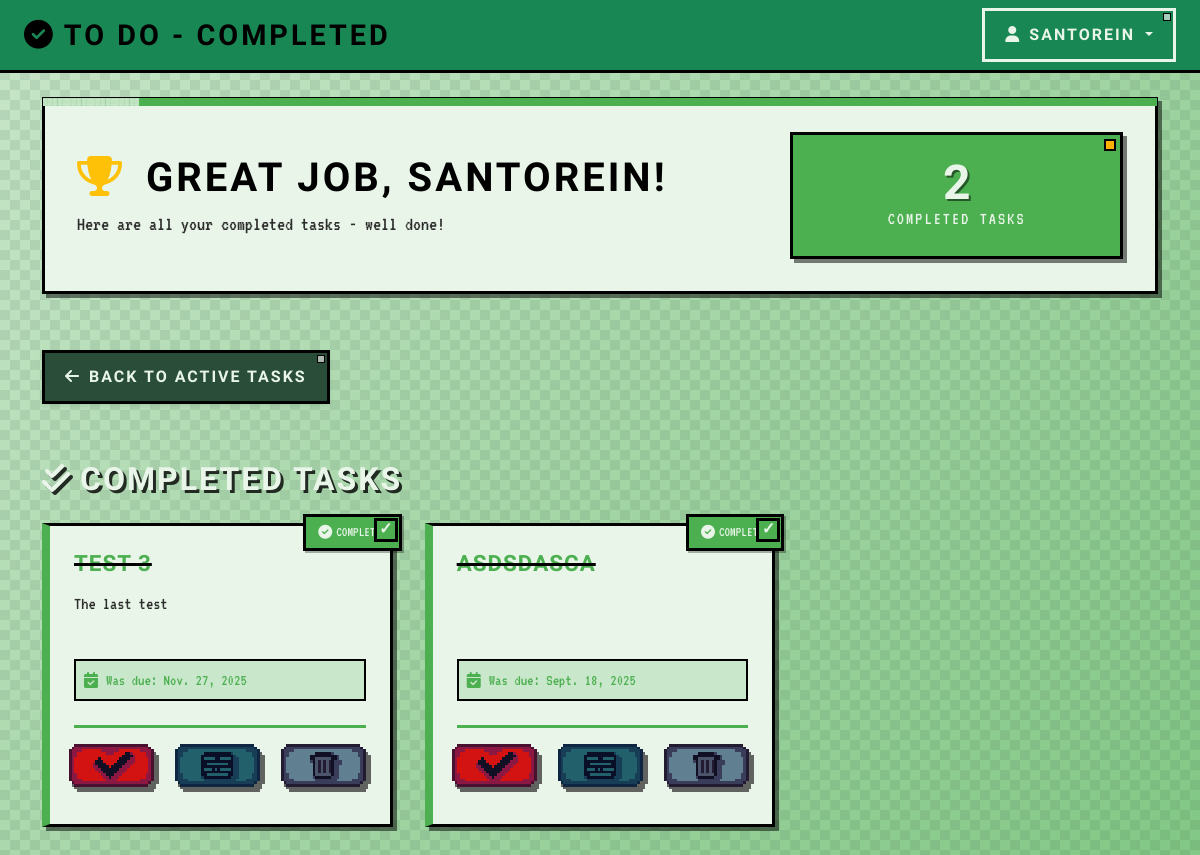
The page /1/completed_tasks on the database as committed earlier.
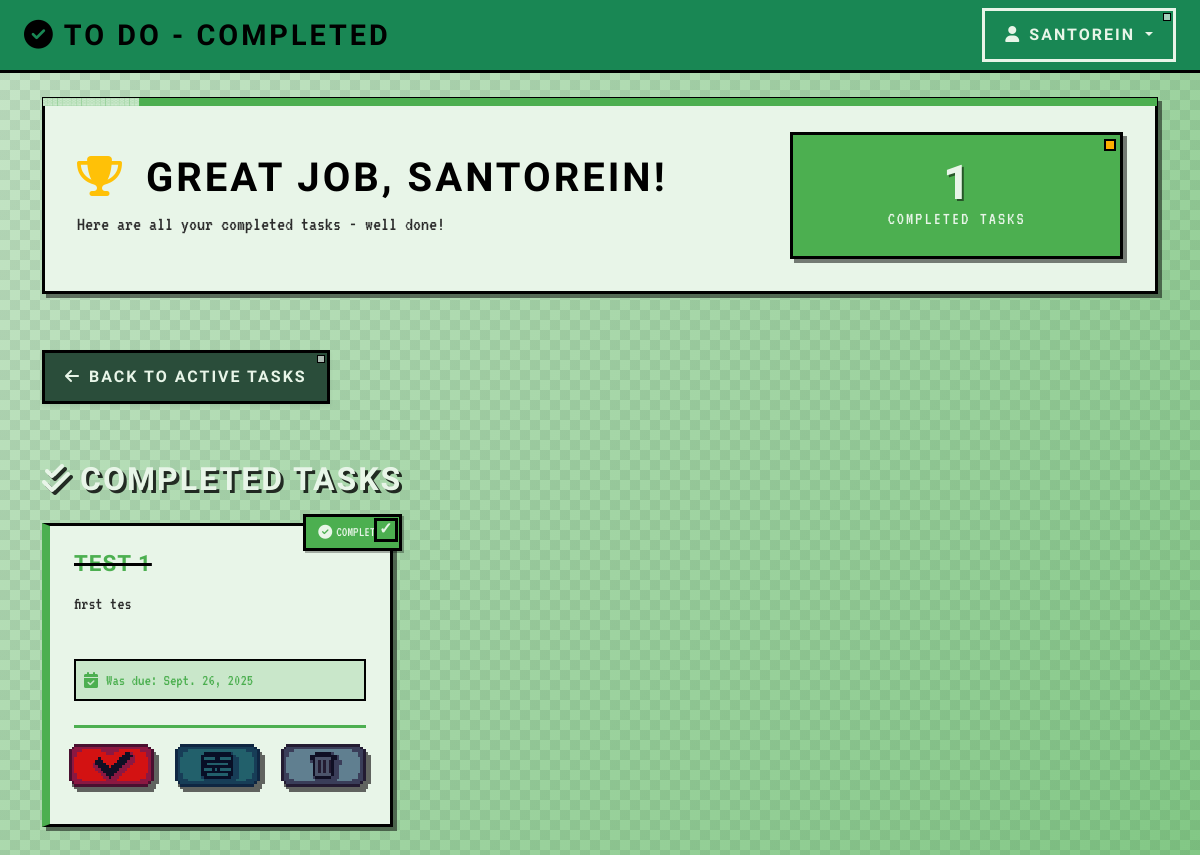
The same page on the database as committed later.
### tasks_app/models.py (models this page shows, shortened)
class Task(models.Model):
    name = models.CharField(max_length = 30)
    description = models.CharField(max_length = 85)
    deadline = models.DateField(null=True, blank=True)
    completed = models.BooleanField(default = False)
    user = models.ForeignKey(User, on_delete=models.CASCADE, related_name = 'tasks')

### tasks_app/views/general_views.py (the view)
# urls.py: path('<int:user_id>/completed_tasks', views.completed_tasks, name = "completed_tasks"),
def completed_tasks(request, user_id):
    user = get_object_or_404(User, id=user_id)
    tasks = user.tasks.filter(completed = True)
    tasks_list = list()
    return render(request, "completed.html", {
        'user':  user,
        'tasks': tasks
    })

### tasks_app/templates/completed.html (shortened to what the changed rows need)
{% extends 'base.html' %}
{% load static %}
{% block content %}
<div class="dashboard-bg">
    <div class="container py-4">
        <div class="row mb-4">
            <div class="col-12">
                <div class="welcome-card completed-header">
                    <div class="row align-items-center">
                        <div class="col-md-8">
                            <h1 class="welcome-title mb-2">
                                <i class="fas fa-trophy text-warning me-2"></i>
                                Great job, {{user.username}}!
                            </h1>
                        </div>
                        <div class="col-md-4 text-md-end">
                            <div class="task-counter completed-counter">
                                <span class="counter-number">{{tasks|length}}</span>
                                <span class="counter-label">Completed Tasks</span>
                            </div>
                        </div>
                    </div>
                </div>
            </div>
        </div>
        <div class="row">
            <div class="col-12">
                <div class="section-header mb-4">
                    <h2 class="section-title">
                        <i class="fas fa-check-double me-2"></i>Completed Tasks
                    </h2>
                </div>
                {% if tasks %}
                    <div class="tasks-grid">
                        {% for task in tasks %}
                        <div class="task-card completed-task-card">
                            <div class="completed-badge">
                                <i class="fas fa-check-circle"></i>
                                <span>Completed</span>
                            </div>
                            <div class="task-header">
                                <h5 class="task-title completed-title">{{task.name}}</h5>
                            </div>
                            <div class="task-body">
                                <p class="task-description completed-description">{{task.description}}</p>
                                <div class="task-meta">
                                    <div class="due-date completed-due-date">
                                        <i class="fas fa-calendar-check me-2"></i>
                                        <span>Was due: {{task.deadline}}</span>
                                    </div>
                                </div>
                            </div>
                            <div class="task-actions completed-actions">
                                <form method="POST" action="{% url 'uncomplete_task' user.id task.id %}" class="d-inline">
                                    <input type="image" class="action-icon uncomplete-icon" src="{% static 'descompletado.png' %}" alt="Uncomplete" width="90" title="Mark as Incomplete">
                                </form>
                                <a href="{% url 'modify_task' user.id task.id 1 %}">
                                    <img class="action-icon" src="{% static 'Modificar.png' %}" alt="Update" width="90" title="Edit Task">
                                </a>
                                <form method="POST" action="{% url 'delete_task' user.id task.id %}" class="d-inline">
                                    <input type="image" class="action-icon delete-icon" src="{% static 'eliminar.png' %}" alt="Delete" width="90" onclick="return confirm('Are you sure you want to permanently delete this completed task?')" title="Delete Task">
                                </form>
                            </div>
                        </div>
                        {% endfor %}
                    </div>
                {% endif %}
            </div>
        </div>
    </div>
</div>
{% endblock %}

Rows that differ between the two databases and show on the page:
removed Task: name "TEST 3", description "The last test", deadline "Nov. 27, 2025"
removed Task: name "ASDSDASCA", deadline "Sept. 18, 2025"
added Task: name "TEST 1", description "first tes", deadline "Sept. 26, 2025"
Other text that changed with them:
{{ tasks|length }}: "2" → "1"
